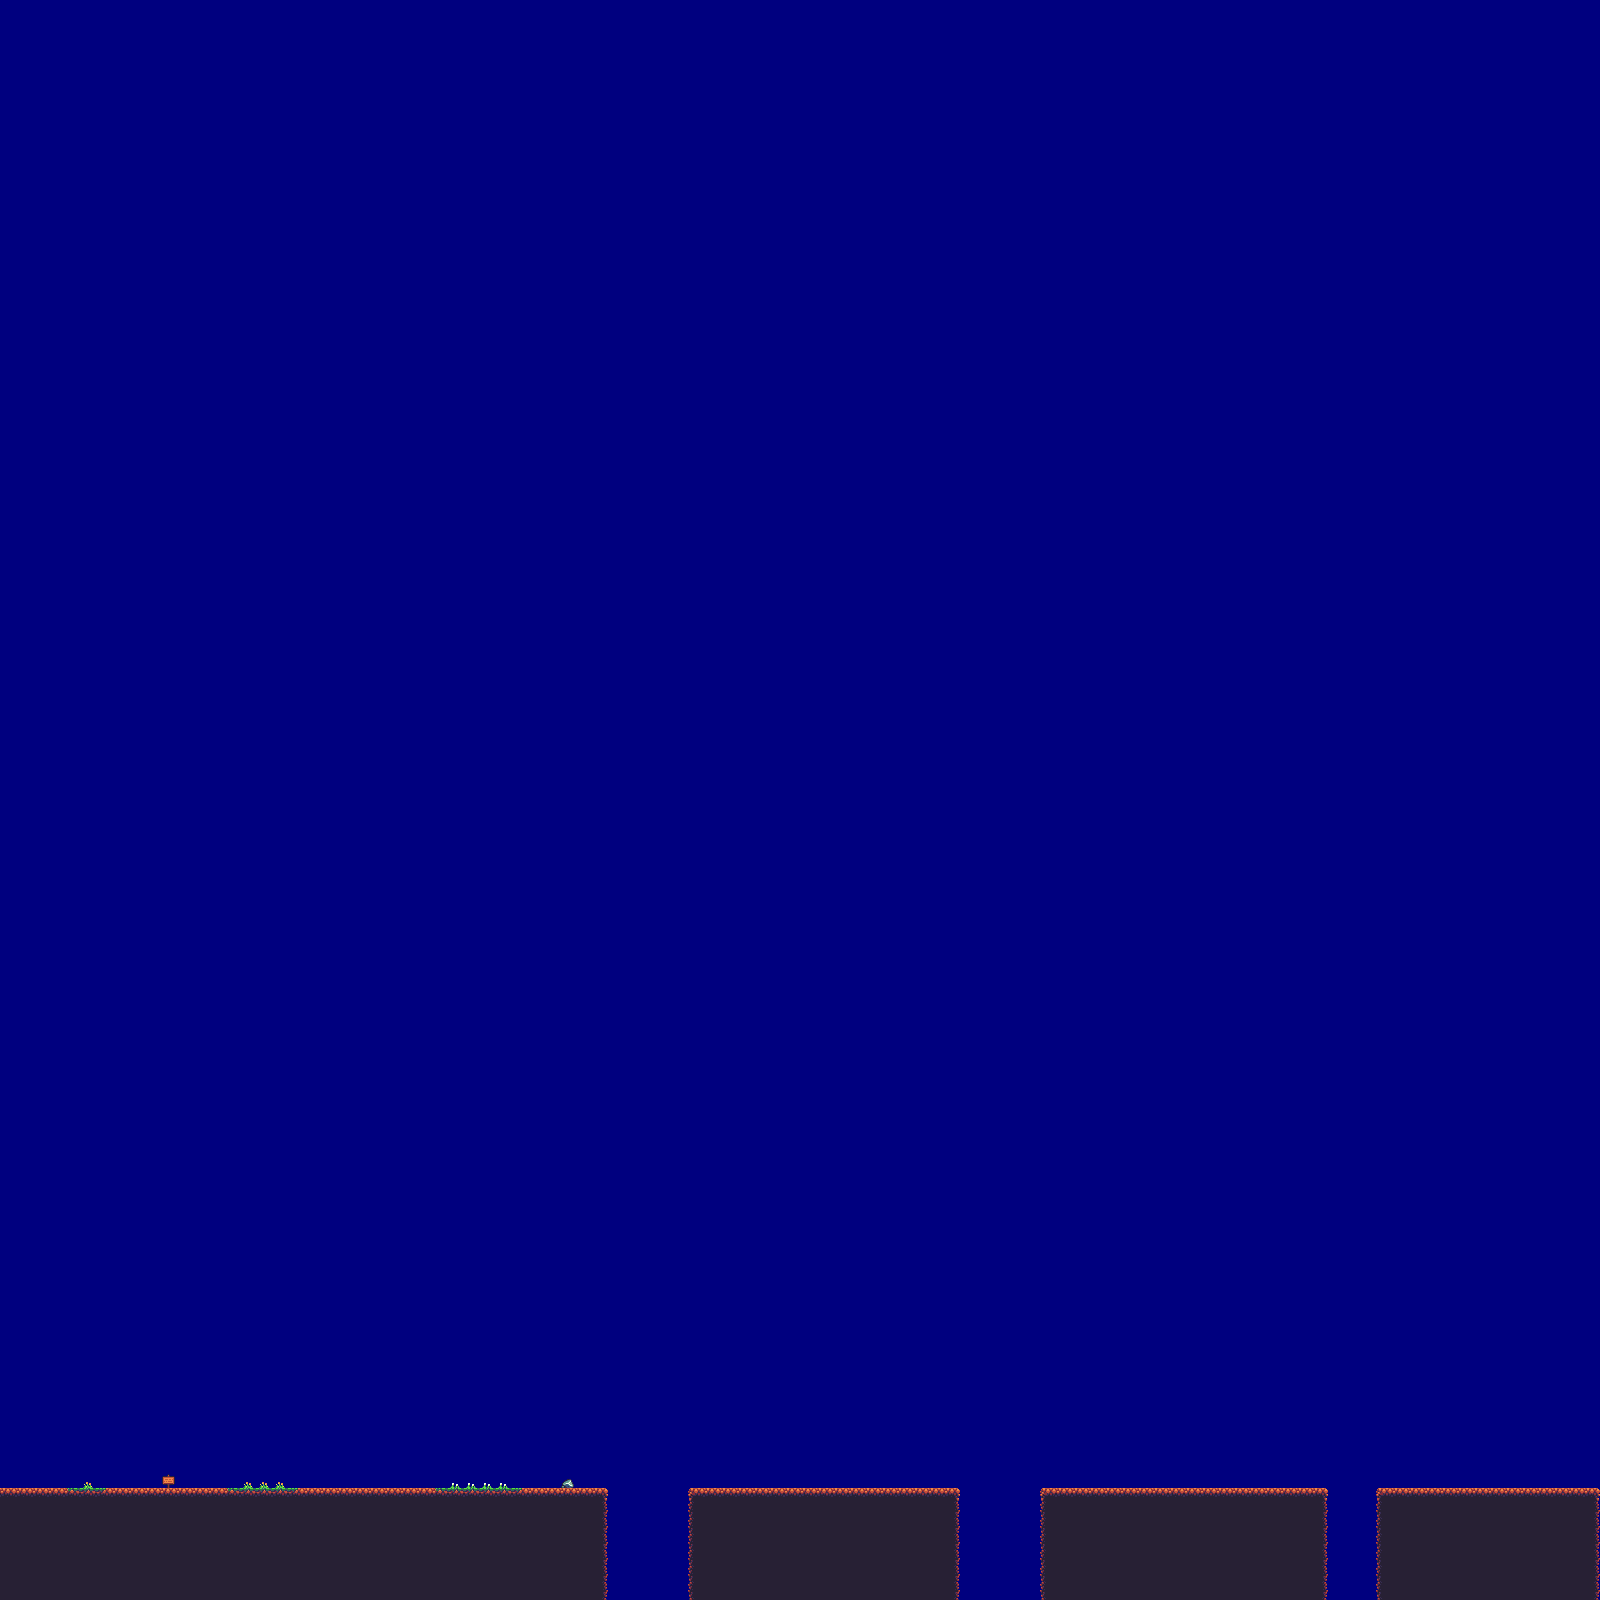

This game map was drawn from its Tiled (.tmx) file and the tilesets committed beside it. A one-line description and the trimmed map source follow:
An orthogonal 100x100 tile map with 16x16 px tiles, 2 tile layers (background, foreground) and 9 objects (4x floor, Sprite, text, DirectionalLight, Camera, ...).

<map version="1.0" tiledversion="1.1.6" orientation="orthogonal" renderorder="right-down" width="100" height="100" tilewidth="16" tileheight="16" infinite="0" backgroundcolor="#00007f" nextobjectid="20">
 <properties>
  <property name="ambientLight" type="color" value="#3214141e" />
 </properties>
 <tileset firstgid="1" source="sheet.tsx" />
 <layer name="background" width="100" height="100">
  <data>[10000 cells, 611 non-empty, 11 distinct tile ids]</data>
 </layer>
 <objectgroup name="objects">
  <object id="2" name="floor" x="0" y="1488" width="608" height="112">
   <properties>
    <property name="static" type="bool" value="true" />
   </properties>
  </object>
  <object id="3" name="floor" x="688" y="1488" width="272" height="112">
   <properties>
    <property name="static" type="bool" value="true" />
   </properties>
  </object>
  <object id="4" name="floor" x="1040" y="1488" width="288" height="112">
   <properties>
    <property name="static" type="bool" value="true" />
    <property name="test" type="file" value="../../../GameEngine/bin/graphics/swoosh.png" />
    <property name="test2" type="color" value="#ffff0000" />
   </properties>
  </object>
  <object id="5" name="floor" x="1376" y="1488" width="224" height="112">
   <properties>
    <property name="static" type="bool" value="true" />
   </properties>
  </object>
  <object id="9" name="player" type="Sprite" x="16" y="1464" width="16" height="24">
   <properties>
    <property name="behavior" value="Player" />
    <property name="col" type="int" value="3" />
    <property name="row" type="int" value="4" />
    <property name="sid" type="int" value="7" />
    <property name="sprite" type="file" value="../bin/graphics/player.png" />
    <property name="static" type="bool" value="false" />
   </properties>
  </object>
  <object id="11" name="text" x="190.5" y="1218.5" width="83" height="19">
   <properties>
    <property name="static" type="bool" value="true" />
   </properties>
   <text fontfamily="Tahoma" wrap="1" color="#ffffff">Hello World</text>
  </object>
  <object id="12" name="light" type="DirectionalLight" x="168" y="1431">
   <properties>
    <property name="angle" type="float" value="-45" />
    <property name="color" type="color" value="#64ff00ff" />
    <property name="distance" type="float" value="10" />
    <property name="rays" type="int" value="10" />
   </properties>
   <ellipse />
  </object>
  <object id="13" name="Camera" type="Camera" x="-228" y="1000" width="800" height="600">
   <properties>
    <property name="behavior" value="MainCamera" />
   </properties>
  </object>
  <object id="16" name="damage1" type="Particle" x="371.333" y="1453.5" width="32" height="32">
   <properties>
    <property name="isLight" type="bool" value="false" />
    <property name="static" type="bool" value="true" />
   </properties>
  </object>
 </objectgroup>
 <layer name="foreground" width="100" height="100">
  <data>[10000 cells, 8 non-empty, 2 distinct tile ids]</data>
 </layer>
</map>
